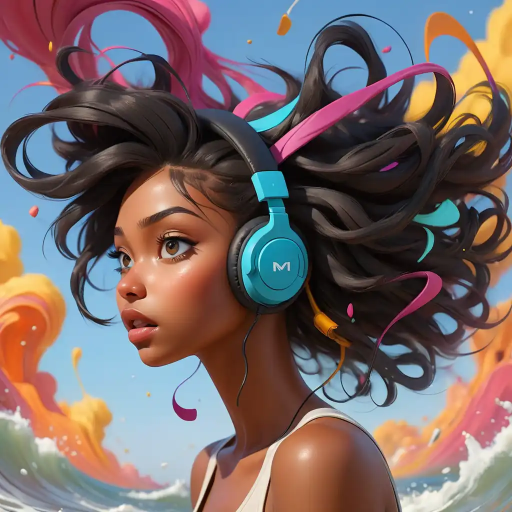
#> input picture image.webp, 1024 x 1024 px (shown at 1/2 size)
$ python zad10.py
#> lines starting #> are read from the running program, lines starting #| are printed output that depends on the picture
import cv2
import imutils

image = cv2.imread('image.webp')
#> image is the input picture: shape (1024, 1024, 3); mean B, G, R 104.2, 104.3, 118.8

(h, w) = image.shape[:2]
#> h = 1024; w = 1024

resized = imutils.resize(image, width=800)
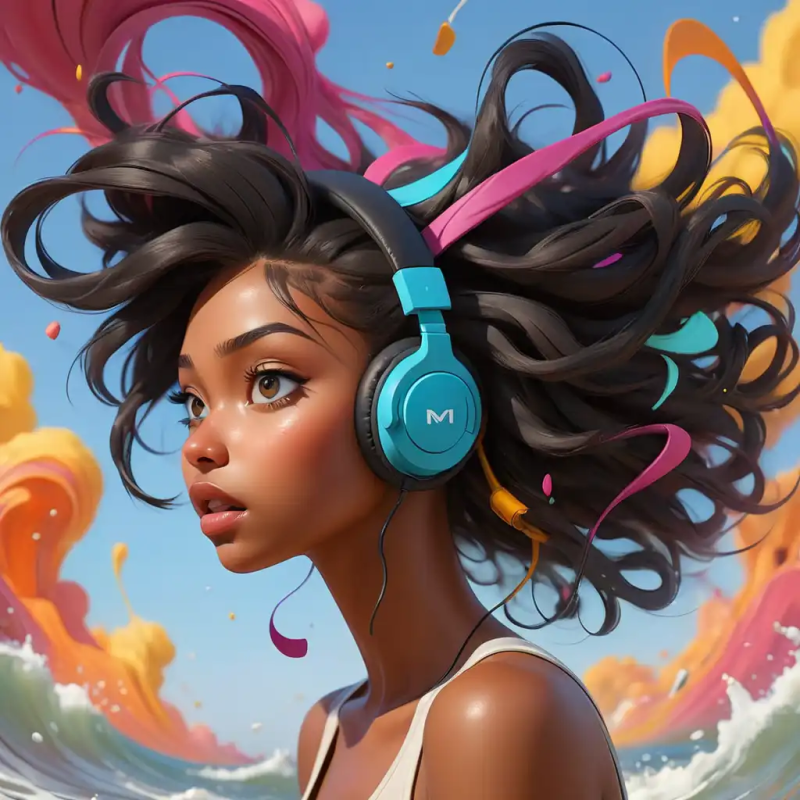
#> resized: shape (800, 800, 3); mean B, G, R 104.2, 104.3, 118.8

cv2.imwrite('image_resized.webp', resized)
